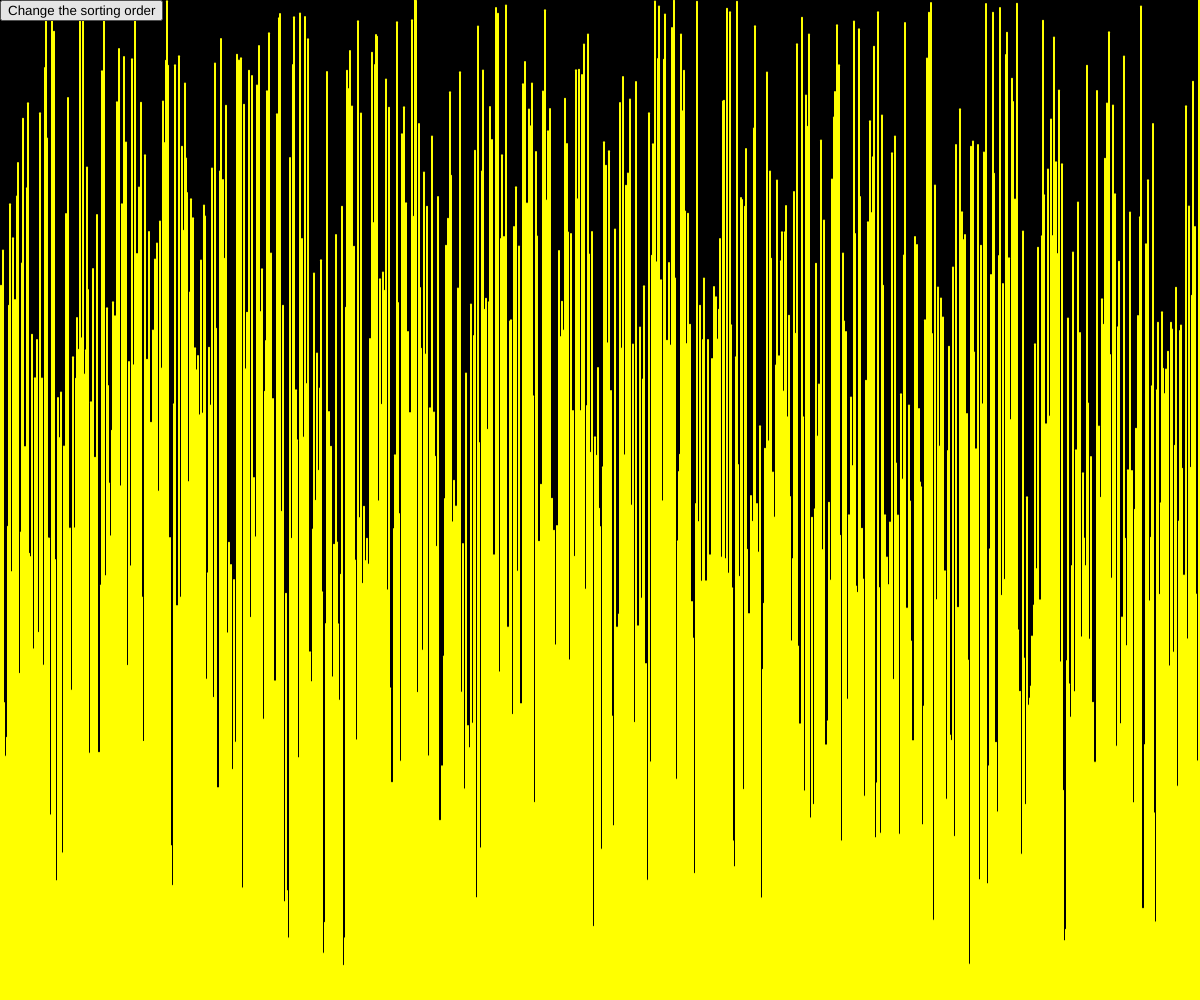
Frame 1 (no input)
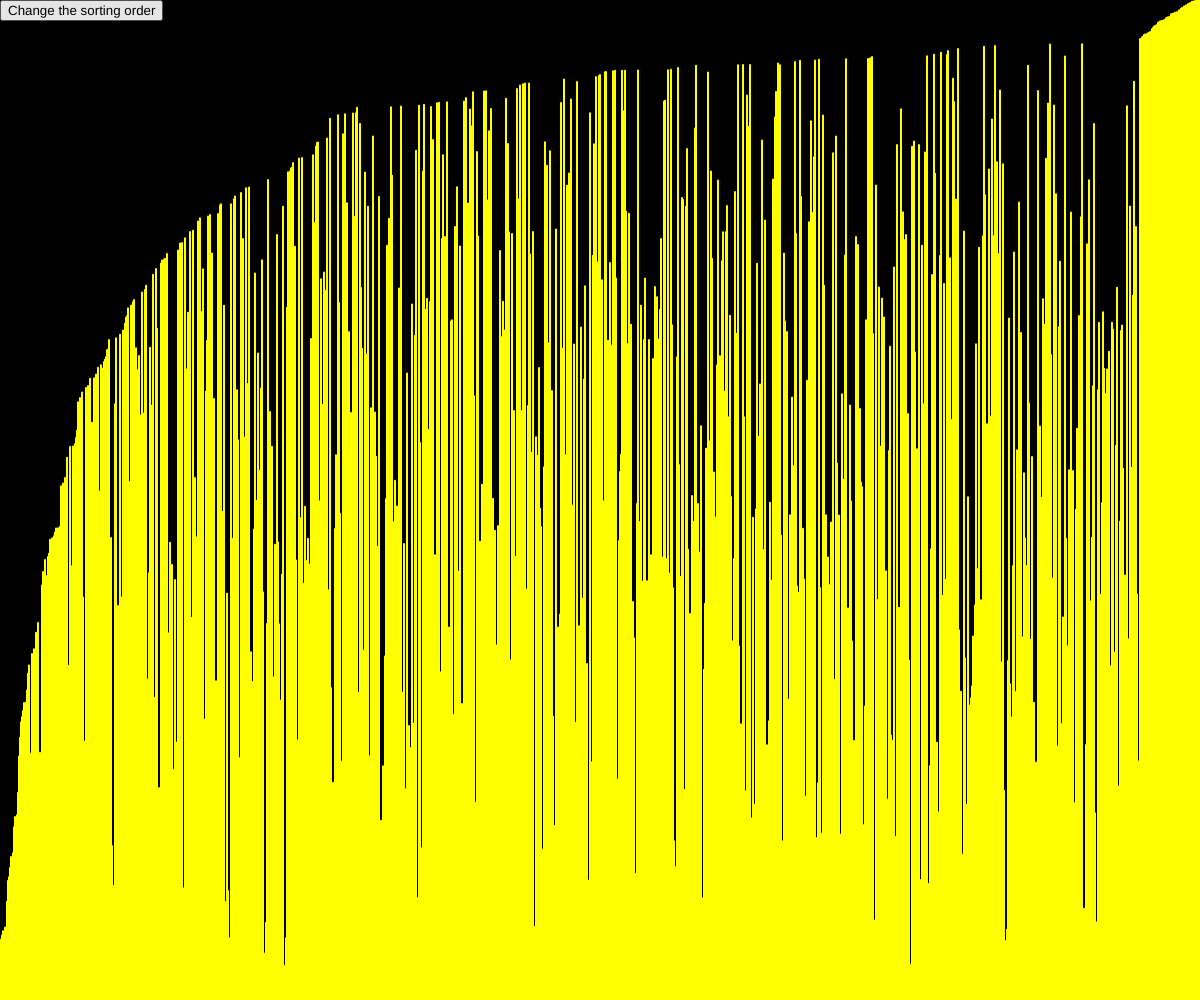
Frame 60 (no input)
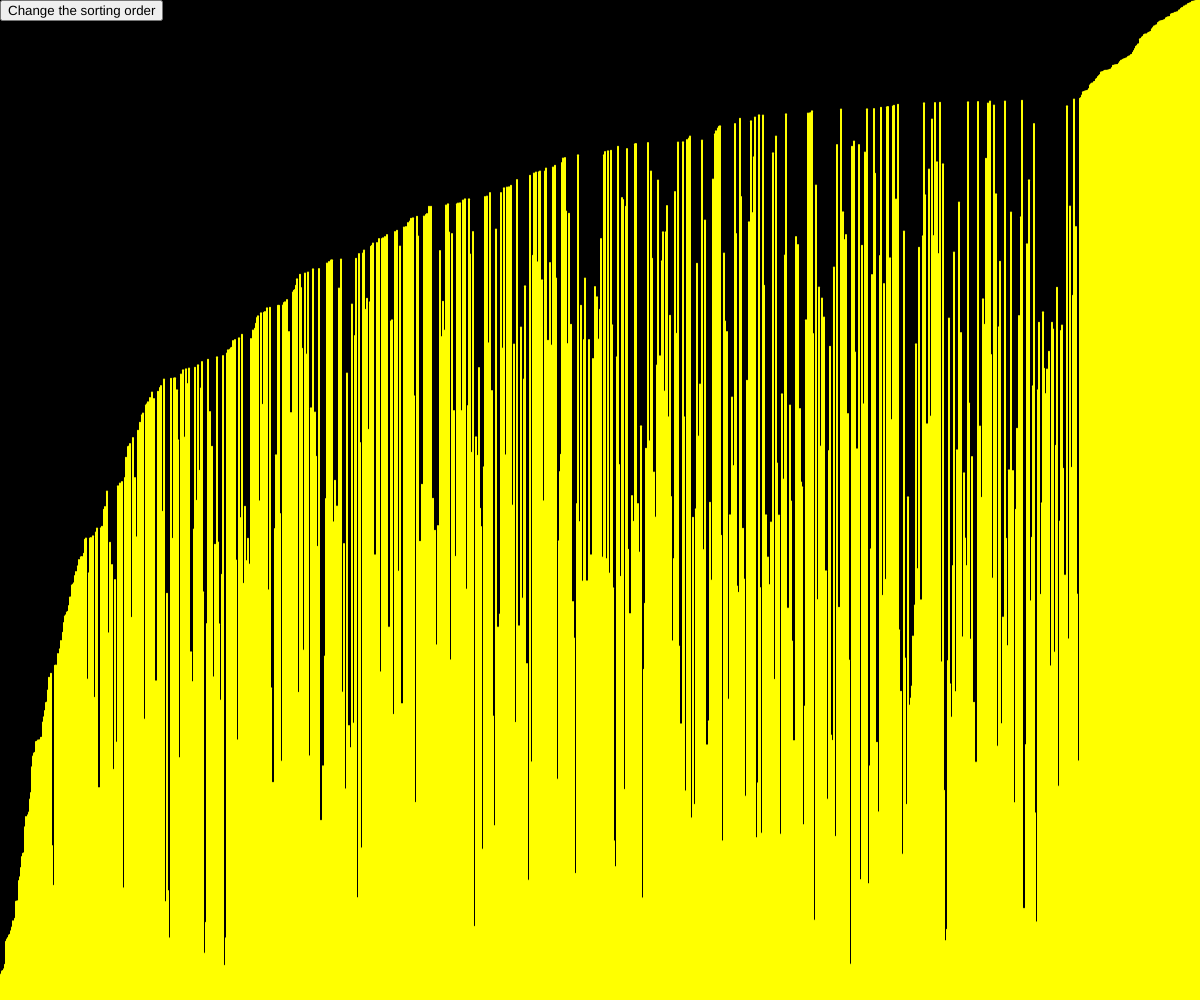
Frame 120 (the mouse pressed at the canvas centre since frame 60)

The p5.js sketch that drew these frames (run headless with seeded random() and noise() and a simulated clock; from frame 60 on, the mouse is pressed at the canvas centre):

// p5.js sketch
// ── sketch.js
let background_color = 0;
let numeric_array = [];
let number = 1;
let elapsed_time;
let const1 = 1000;
let Is_sorted = true;
let first_number = 0, second_number = 0;
let value;
let button_was_clicked = true;



function setup ()
{
  createCanvas(windowWidth, windowHeight);
  numeric_array = new Array (width);
  elapsed_time = performance.now();
  
  for (let i = 0; i<numeric_array.length; i++)
    {
      numeric_array[i] = random(height);  
    }
  
  button = createButton('Change the sorting order');
  button.position(0, 0);
  button.mousePressed(changeBG);
  
}

function changeBG() {
  value = 255;
  background(value);
}




function BubbleSort()
{
  if (first_number<numeric_array.length)
  

    {
      for (let second_number = 0; second_number < numeric_array.length - first_number - number; second_number++)
        {
          let first_value = numeric_array[second_number];
          let second_value = numeric_array[second_number + number];
          
          if (first_value>second_value)
            {
              swap_the_values(numeric_array, second_number, second_number + number);
              console.log("Swaping in descesing order")
            }
            
          /*
          if (first_value<second_value)
            {
              swap_the_values(numeric_array, second_number, second_number + number);
              console.log("Swaping in ascending order")
            }
            */
                   
        }
      
      
draw_lines();
                
    }
  else
    {
       output_informations();
    }
       first_number = first_number + number;
  
  
}

function draw ()
{
  background(background_color);
  
  if (Is_sorted)
    {
      BubbleSort();
    }
 
    
}
// ── second_file.js
function draw_lines()
{
  
  for (let a = 0; a<numeric_array.length; a++)
  {
    stroke(255,255,0)
    strokeWeight(2 * number)
    line(a, height, a, height - numeric_array[a]);

  }
    
}

function output_informations()
{
  print("Bubble sorting algoritm just finished.");
      noLoop();
      let time_processed = round(performance.now() - elapsed_time) / const1;
      let time_processed_in_miliseconds = time_processed/const1;
      
     console.log(`The length of the numeric array was ${numeric_array.length} elements and the time, during which the bubble sorting continued was approximately ${time_processed} seconds, which is ${time_processed_in_miliseconds} miliseconds.` )
}

function swap_the_values(numeric_array, first_value, second_value)
{
  
  let temp = numeric_array[first_value];
  numeric_array[first_value] = numeric_array[second_value]
  numeric_array[second_value] = temp;

  
}
